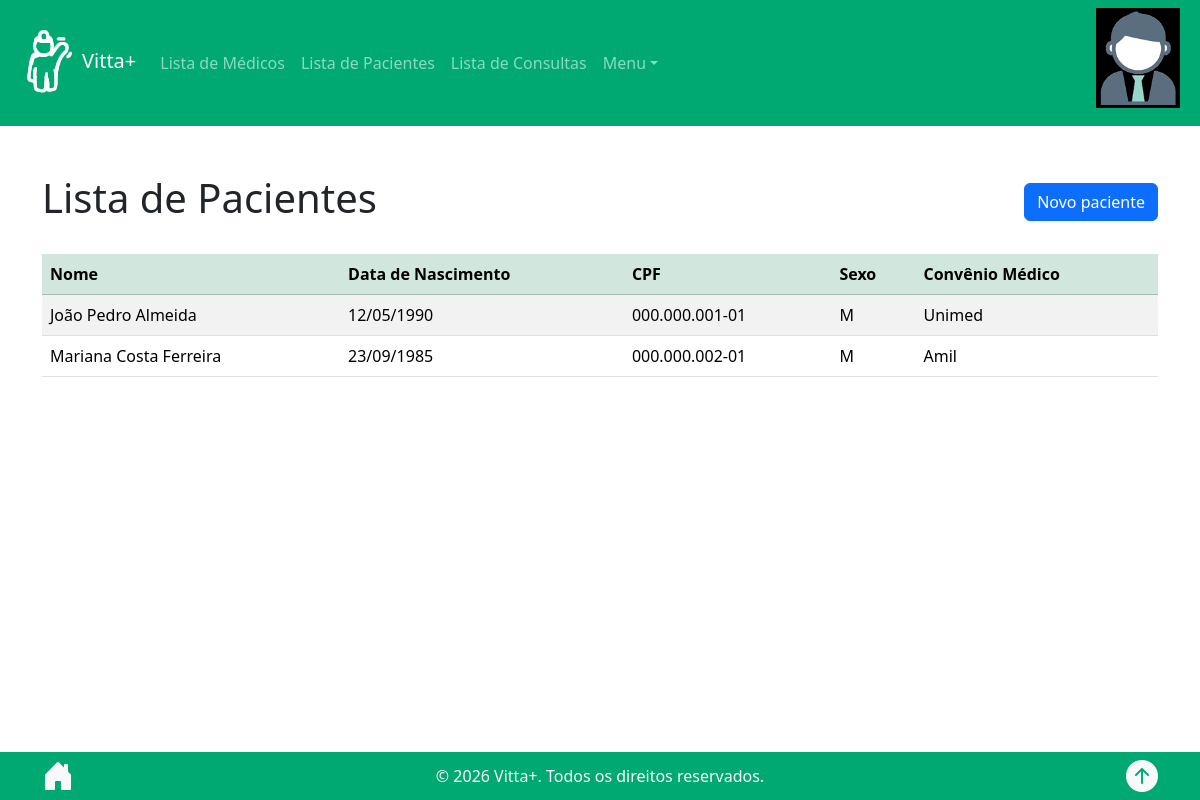
/patients_list/ (signed in), run on an earlier commit of the app's database.
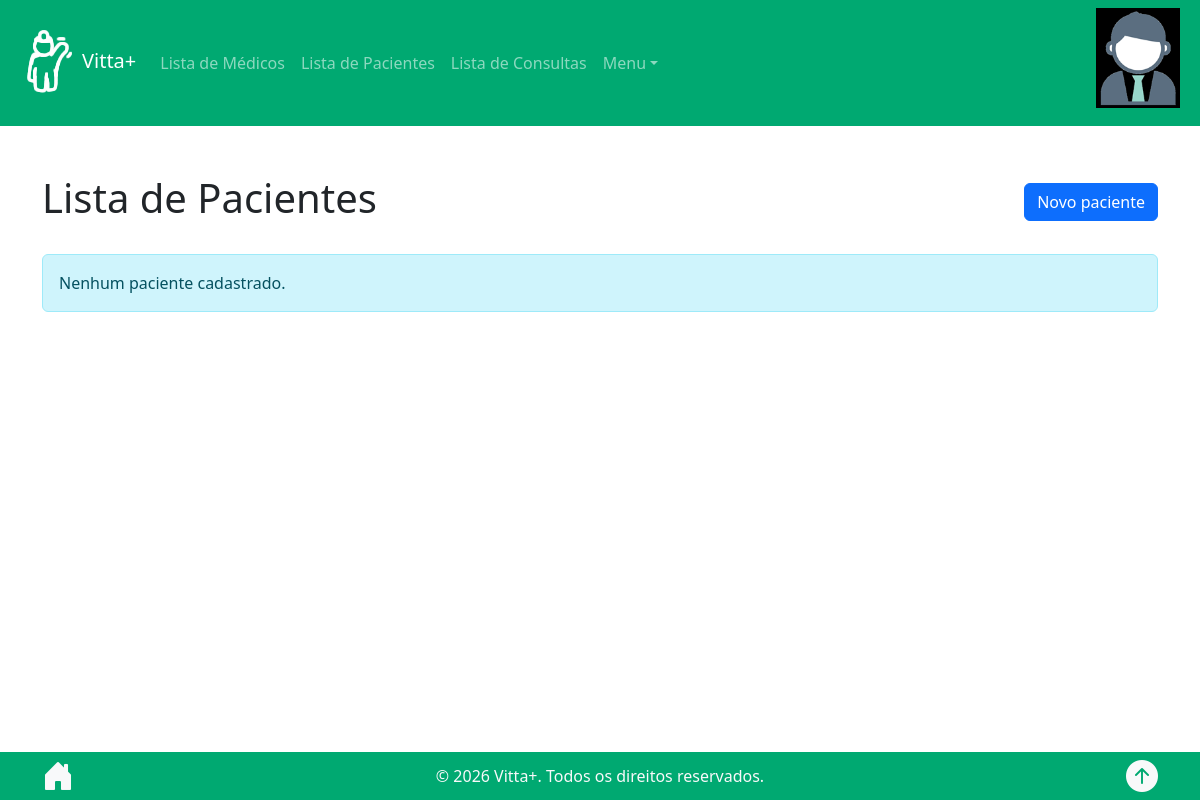
And on a later commit of the database.
### consulta/models.py (models this page shows, shortened)
class Patient(models.Model):
    name = models.CharField(max_length=100, verbose_name="Nome")
    birth_date = models.DateField(verbose_name="Data de Nascimento")
    CPF = models.CharField(max_length=14, unique=True, verbose_name="CPF")
    gender = models.CharField(max_length=10, choices=[("M", "Masculino"), ("F", "Feminino")], verbose_name="Gênero")
    health_insurance = models.CharField(max_length=100, blank=True)
    class Meta:
        ordering = ["name"]

### consulta/views.py (the view)
# urls.py: path('patients_list/', views.patients_list, name='patients_list'),
@login_required
def patients_list(request):
    patients = Patient.objects.all()
    return render(request, 'patients_list.html', {'patients': patients})

### consulta/templatetags/format_filters.py (called while the page is built)
@register.filter
def format_cpf(value):
    value = str(value).replace(".", "").replace("-", "").strip()
    if len(value) != 11:
        return value
    return f"{value[:3]}.{value[3:6]}.{value[6:9]}-{value[9:]}"

### consulta/templates/patients_list.html
{% extends 'base.html' %}
{% load static %}
{% load format_filters %}
{% block content %}
<div class="container mt-5">
    <div class="d-flex justify-content-between align-items-center mb-4">
        <h1>Lista de Pacientes</h1>
        <a href="{% url 'patients_add' %}" class="btn btn-primary">Novo paciente</a>
    </div>
    {% if patients %}
        <div class="table-responsive">
            <table class="table table-striped table-hover align-middle">
                <thead class="table-success">
                    <tr>
                        <th>Nome</th>
                        <th>Data de Nascimento</th>
                        <th>CPF</th>
                        <th>Sexo</th>
                        <th>Convênio Médico</th>
                    </tr>
                </thead>
                <tbody>
                    {% for patient in patients %}
                        <tr>
                            <td>{{ patient.name }}</td>
                            <td>
                                {{ patient.birth_date|date:"d/m/Y" }}
                            </td>
                            <td>
                                {{ patient.CPF|format_cpf }}
                            </td>
                            <td>
                                {{ patient.gender }}
                            </td>
                            <td>
                                {% if patient.health_insurance %}
                                    {{ patient.health_insurance }}
                                {% else %}
                                    Particular
                                {% endif %}
                            </td>
                        </tr>
                    {% endfor %}
                </tbody>
            </table>
        </div>
    {% else %}
        <div class="alert alert-info">
            Nenhum paciente cadastrado.
        </div>
    {% endif %}
</div>
{% endblock %}

What changed in the data, as far as the page shows it:
removed Patient: name "João Pedro Almeida", birth_date "12/05/1990", CPF "000.000.001-01", gender "M", health_insurance "Unimed"
removed Patient: name "Mariana Costa Ferreira", birth_date "23/09/1985", CPF "000.000.002-01", gender "M", health_insurance "Amil"
Also different on the page:
text no longer shown: "Nome Data de Nascimento CPF Sexo Convênio Médico"
text now shown: "Nenhum paciente cadastrado."
